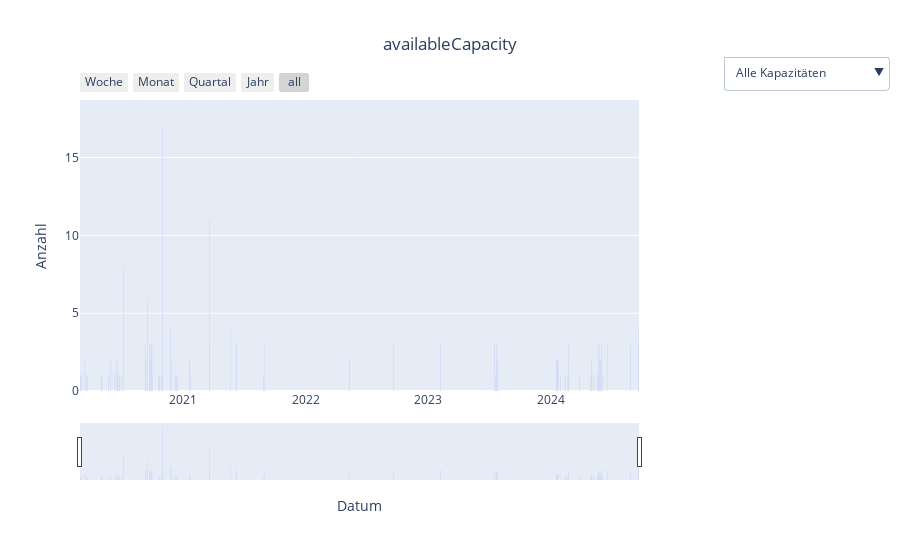

The notebook cell this image was saved under:
### Code cell
# 'publishTime' in datetime umwandeln und auf das Datum reduzieren
df['publishTime'] = pd.to_datetime(df['publishTime']).dt.date

# Daten aggregieren (z.B. durch Summieren von 't' pro Tag und 'availableCapacity')
df_filter = df.filter(['publishTime', 'availableCapacity','counter_1'])

df_aggregated = df_filter.groupby(['publishTime', 'availableCapacity'], as_index=False).agg({'counter_1': 'count'})

# Sortieren der availableCapacity-Werte
available_capacities_sorted = sorted(df_aggregated['availableCapacity'].unique())

# Leere Figur erstellen
fig = go.Figure()

# Dropdown-Buttons-Liste initialisieren
dropdown_buttons = []

# Eine Spur pro unique availableCapacity hinzufügen
for i, available_capacity in enumerate(available_capacities_sorted):
    # Daten für diese bestimmte availableCapacity filtern
    filtered_df = df_aggregated[df_aggregated['availableCapacity'] == available_capacity]
    
    # Spur für diese availableCapacity hinzufügen
    fig.add_trace(go.Bar(
        x=filtered_df['publishTime'],
        y=filtered_df['counter_1'],
        name=f'availableCapacity: {available_capacity}',
        visible=False  # Alle Spuren zunächst unsichtbar machen
    ))
    
    # Dropdown-Option für diese availableCapacity hinzufügen
    dropdown_buttons.append({
        'label': f'availableCapacity: {available_capacity}',
        'method': 'update',
        'args': [{'visible': [i == j for j in range(len(available_capacities_sorted))]}]  # Nur die gewählte Spur sichtbar machen
    })

# "Alle Kapazitäten" Button hinzufügen, um alle Spuren sichtbar zu machen
dropdown_buttons.insert(0, {
    'label': 'Alle Kapazitäten',
    'method': 'update',
    'args': [{'visible': [True] * len(available_capacities_sorted)}]
})

# Die erste Spur standardmäßig sichtbar machen
fig.data[0].visible = True

# Layout mit Dropdown-Menü, Range Slider und Zeitintervall-Buttons (Woche, Monat, Quartal, Jahr)
fig.update_layout(
    title='availableCapacity',
    xaxis=dict(
        title='Datum',
        rangeslider=dict(visible=True),
        type='date',
        rangeselector=dict(
            buttons=list([
                dict(count=7, label='Woche', step='day', stepmode='backward'),
                dict(count=1, label='Monat', step='month', stepmode='backward'),
                dict(count=3, label='Quartal', step='month', stepmode='backward'),  # Quartals-Button
                dict(count=1, label='Jahr', step='year', stepmode='backward'),
                dict(step='all')  # Zeigt den gesamten Zeitraum an
            ])
        )
    ),
    yaxis_title='Anzahl',
    yaxis=dict(
        title='Anzahl',
        autorange=False,  # Autorange deaktivieren
        range=[0, df_aggregated['counter_1'].max() * 1.1]  # Manuelle Range für die Y-Achse (10% mehr als max Wert)
    ),
    title_x=0.5,  # Titel zentrieren
    updatemenus=[{
        'buttons': dropdown_buttons,
        'direction': 'down',
        'showactive': True,
        'x': 1.15,  # Position rechts vom Diagramm
        'xanchor': 'left',
        'y': 1.15,
        'yanchor': 'top'
    }]
)

# Diagramm anzeigen
fig.show()

### Figure 1 — Plotly figure (JSON) as saved in the notebook; plotly's stock layout.template omitted (floating-point values rounded to 4 significant figures)
{"data": [{"name": "availableCapacity: 0", "type": "bar", "visible": true, "x": ["2020-02-28", "2020-03-04", "2020-03-12", "2020-03-19", "2020-03-20", "2020-05-01", "2020-05-03", "2020-05-22", "2020-05-23", "2020-05-29", "2020-06-10", "2020-06-15", "2020-06-17", "2020-06-18", "2020-06-19", "2020-06-23", "2020-06-24", "2020-06-30", "2020-07-06", "2020-09-09", "2020-09-11", "2020-09-16", "2020-09-21", "2020-09-23", "2020-09-24", "2020-09-28", "2020-09-29", "2020-09-30", "2020-10-19", "2020-10-20", "2020-10-22", "2020-10-27", "2020-10-30", "2020-10-31", "2020-11-24", "2020-11-26", "2020-12-07", "2020-12-10", "2020-12-13", "2020-12-14", "2021-01-20", "2021-01-21", "2021-01-22", "2021-03-19", "2021-03-20", "2021-05-21", "2021-06-07", "2021-08-27", "2021-08-31", "2022-05-10", "2022-09-20", "2023-02-06", "2023-02-07", "2023-07-17", "2023-07-18", "2023-07-20", "2023-07-21", "2023-07-23", "2023-07-24", "2023-07-25", "2023-07-26", "2023-07-27", "2024-01-19", "2024-01-20", "2024-01-23", "2024-01-30", "2024-02-13", "2024-02-21", "2024-02-23", "2024-02-24", "2024-03-28", "2024-04-29", "2024-05-01", "2024-05-02", "2024-05-03", "2024-05-09", "2024-05-20", "2024-05-21", "2024-05-23", "2024-05-24", "2024-05-25", "2024-05-27", "2024-05-28", "2024-05-30", "2024-05-31", "2024-06-01", "2024-06-03", "2024-06-04", "2024-06-19", "2024-08-27", "2024-09-18", "2024-09-19", "2024-09-20"], "y": [1, 1, 2, 1, 1, 1, 1, 1, 1, 2, 1, 2, 1, 2, 1, 1, 1, 1, 8, 3, 2, 6, 1, 3, 2, 2, 3, 1, 1, 1, 1, 1, 17, 5, 4, 2, 1, 1, 1, 1, 2, 1, 1, 3, 11, 4, 3, 1, 3, 2, 3, 3, 3, 3, 3, 1, 1, 1, 2, 3, 2, 1, 2, 2, 2, 1, 1, 1, 3, 2, 1, 1, 1, 1, 2, 1, 1, 1, 1, 3, 2, 1, 2, 2, 3, 1, 1, 1, 3, 3, 2, 4, 3]}, {"name": "availableCapacity: 75", "type": "bar", "visible": false, "x": ["2024-01-23", "2024-01-24", "2024-01-25", "2024-01-26", "2024-01-27", "2024-01-28", "2024-01-29"], "y": [2, 1, 1, 1, 2, 3, 1]}, {"name": "availableCapacity: 77", "type": "bar", "visible": false, "x": ["2020-06-23"], "y": [1]}, {"name": "availableCapacity: 98", "type": "bar", "visible": false, "x": ["2020-04-20", "2020-04-21"], "y": [1, 6]}, {"name": "availableCapacity: 100", "type": "bar", "visible": false, "x": ["2024-02-24", "2024-02-25"], "y": [1, 2]}, {"name": "availableCapacity: 105", "type": "bar", "visible": false, "x": ["2020-04-20", "2020-04-21"], "y": [1, 1]}, {"name": "availableCapacity: 140", "type": "bar", "visible": false, "x": ["2020-03-13", "2020-03-14", "2021-01-18", "2021-01-19", "2021-01-20"], "y": [1, 1, 1, 1, 1]}, {"name": "availableCapacity: 150", "type": "bar", "visible": false, "x": ["2024-01-22", "2024-01-23", "2024-01-29", "2024-01-30", "2024-02-13", "2024-02-24", "2024-03-28", "2024-04-29", "2024-04-30", "2024-05-04"], "y": [1, 2, 1, 3, 2, 1, 1, 1, 1, 1]}, {"name": "availableCapacity: 161", "type": "bar", "visible": false, "x": ["2020-03-04", "2020-03-05"], "y": [1, 1]}, {"name": "availableCapacity: 168", "type": "bar", "visible": false, "x": ["2020-03-13", "2020-03-14"], "y": [1, 1]}, {"name": "availableCapacity: 173", "type": "bar", "visible": false, "x": ["2024-01-20"], "y": [2]}, {"name": "availableCapacity: 175", "type": "bar", "visible": false, "x": ["2020-03-06", "2020-03-27"], "y": [1, 1]}, {"name": "availableCapacity: 182", "type": "bar", "visible": false, "x": ["2020-03-09"], "y": [1]}, {"name": "availableCapacity: 189", "type": "bar", "visible": false, "x": ["2020-02-28", "2020-03-24"], "y": [1, 1]}, {"name": "availableCapacity: 190", "type": "bar", "visible": false, "x": ["2020-04-21"], "y": [1]}, {"name": "availableCapacity: 196", "type": "bar", "visible": false, "x": ["2020-03-06", "2020-03-24"], "y": [1, 1]}, {"name": "availableCapacity: 200", "type": "bar", "visible": false, "x": ["2020-05-29", "2020-05-30", "2020-06-01", "2020-06-02", "2020-07-06", "2021-02-13", "2021-02-17", "2021-02-21", "2021-08-31", "2022-01-24", "2022-06-15", "2022-06-16", "2022-06-24", "2022-06-28", "2024-02-25", "2024-02-26", "2024-04-30", "2024-05-01", "2024-05-02", "2024-05-03", "2024-05-04", "2024-05-09", "2024-09-18", "2024-09-26"], "y": [1, 2, 2, 2, 2, 4, 4, 2, 2, 2, 2, 1, 2, 2, 1, 2, 1, 1, 1, 2, 1, 1, 2, 2]}, {"name": "availableCapacity: 203", "type": "bar", "visible": false, "x": ["2020-04-18"], "y": [2]}, {"name": "availableCapacity: 224", "type": "bar", "visible": false, "x": ["2020-03-30", "2020-04-02"], "y": [1, 1]}, {"name": "availableCapacity: 238", "type": "bar", "visible": false, "x": ["2020-02-24", "2020-02-25"], "y": [1, 1]}, {"name": "availableCapacity: 240", "type": "bar", "visible": false, "x": ["2020-04-19", "2020-04-20", "2020-04-21", "2020-04-24", "2020-05-01", "2020-06-24", "2020-11-16", "2020-11-17", "2020-11-19", "2020-11-20"], "y": [2, 1, 2, 1, 1, 1, 1, 1, 1, 1]}, {"name": "availableCapacity: 245", "type": "bar", "visible": false, "x": ["2020-02-13", "2020-02-14", "2020-02-15", "2020-02-17", "2020-04-06", "2020-04-07"], "y": [1, 1, 1, 1, 1, 1]}, {"name": "availableCapacity: 250", "type": "bar", "visible": false, "x": ["2023-04-24", "2023-04-25", "2024-06-11", "2024-06-12", "2024-06-13", "2024-09-29"], "y": [9, 3, 6, 3, 6, 6]}, {"name": "availableCapacity: 252", "type": "bar", "visible": false, "x": ["2020-04-04", "2021-01-30"], "y": [1, 1]}, {"name": "availableCapacity: 259", "type": "bar", "visible": false, "x": ["2020-04-04"], "y": [1]}, {"name": "availableCapacity: 260", "type": "bar", "visible": false, "x": ["2021-01-18", "2021-01-19", "2024-01-19"], "y": [2, 1, 2]}, {"name": "availableCapacity: 266", "type": "bar", "visible": false, "x": ["2020-02-06", "2020-02-10", "2020-04-07", "2020-04-08", "2021-01-10", "2021-01-13", "2021-01-18", "2021-01-21", "2021-01-23", "2021-01-24", "2021-02-03", "2021-02-04", "2021-09-08", "2021-09-17"], "y": [1, 1, 1, 1, 3, 1, 1, 1, 2, 1, 1, 1, 1, 1]}, {"name": "availableCapacity: 273", "type": "bar", "visible": false, "x": ["2021-01-06", "2021-01-08", "2021-01-26", "2021-01-27", "2021-01-28", "2021-01-29", "2021-09-08", "2021-09-17"], "y": [2, 1, 3, 1, 1, 1, 1, 1]}, {"name": "availableCapacity: 280", "type": "bar", "visible": false, "x": ["2020-01-29", "2020-01-31", "2020-02-02", "2020-04-26", "2021-01-01", "2021-01-02", "2021-01-05", "2021-01-09", "2021-09-10", "2021-09-11"], "y": [1, 1, 3, 1, 1, 2, 1, 1, 1, 1]}, {"name": "availableCapacity: 287", "type": "bar", "visible": false, "x": ["2020-02-03", "2020-04-02", "2020-04-03", "2021-01-10", "2021-01-13", "2021-01-21", "2021-01-24", "2021-02-05"], "y": [1, 1, 1, 3, 1, 1, 1, 1]}, {"name": "availableCapacity: 294", "type": "bar", "visible": false, "x": ["2020-04-03", "2020-12-22", "2021-01-06", "2021-01-10", "2021-01-21", "2021-01-26", "2021-02-05", "2021-02-08", "2021-09-12", "2021-09-15", "2021-09-16", "2021-09-17", "2022-07-22"], "y": [2, 1, 1, 1, 1, 1, 2, 2, 1, 1, 1, 2, 1]}, {"name": "availableCapacity: 300", "type": "bar", "visible": false, "x": ["2024-01-23"], "y": [1]}], "layout": {"title": {"text": "availableCapacity", "x": 0.5}, "updatemenus": [{"buttons": [{"args": [{"visible": [true, true, true, true, true, true, true, true, true, true, true, true, true, true, true, true, true, true, true, true, true, true, true, true, true, true, true, true, true, true, true, true]}], "label": "Alle Kapazitäten", "method": "update"}, {"args": [{"visible": [true, false, false, false, false, false, false, false, false, false, false, false, false, false, false, false, false, false, false, false, false, false, false, false, false, false, false, false, false, false, false, false]}], "label": "availableCapacity: 0", "method": "update"}, {"args": [{"visible": [false, true, false, false, false, false, false, false, false, false, false, false, false, false, false, false, false, false, false, false, false, false, false, false, false, false, false, false, false, false, false, false]}], "label": "availableCapacity: 75", "method": "update"}, {"args": [{"visible": [false, false, true, false, false, false, false, false, false, false, false, false, false, false, false, false, false, false, false, false, false, false, false, false, false, false, false, false, false, false, false, false]}], "label": "availableCapacity: 77", "method": "update"}, {"args": [{"visible": [false, false, false, true, false, false, false, false, false, false, false, false, false, false, false, false, false, false, false, false, false, false, false, false, false, false, false, false, false, false, false, false]}], "label": "availableCapacity: 98", "method": "update"}, {"args": [{"visible": [false, false, false, false, true, false, false, false, false, false, false, false, false, false, false, false, false, false, false, false, false, false, false, false, false, false, false, false, false, false, false, false]}], "label": "availableCapacity: 100", "method": "update"}, {"args": [{"visible": [false, false, false, false, false, true, false, false, false, false, false, false, false, false, false, false, false, false, false, false, false, false, false, false, false, false, false, false, false, false, false, false]}], "label": "availableCapacity: 105", "method": "update"}, {"args": [{"visible": [false, false, false, false, false, false, true, false, false, false, false, false, false, false, false, false, false, false, false, false, false, false, false, false, false, false, false, false, false, false, false, false]}], "label": "availableCapacity: 140", "method": "update"}, {"args": [{"visible": [false, false, false, false, false, false, false, true, false, false, false, false, false, false, false, false, false, false, false, false, false, false, false, false, false, false, false, false, false, false, false, false]}], "label": "availableCapacity: 150", "method": "update"}, {"args": [{"visible": [false, false, false, false, false, false, false, false, true, false, false, false, false, false, false, false, false, false, false, false, false, false, false, false, false, false, false, false, false, false, false, false]}], "label": "availableCapacity: 161", "method": "update"}, {"args": [{"visible": [false, false, false, false, false, false, false, false, false, true, false, false, false, false, false, false, false, false, false, false, false, false, false, false, false, false, false, false, false, false, false, false]}], "label": "availableCapacity: 168", "method": "update"}, {"args": [{"visible": [false, false, false, false, false, false, false, false, false, false, true, false, false, false, false, false, false, false, false, false, false, false, false, false, false, false, false, false, false, false, false, false]}], "label": "availableCapacity: 173", "method": "update"}, {"args": [{"visible": [false, false, false, false, false, false, false, false, false, false, false, true, false, false, false, false, false, false, false, false, false, false, false, false, false, false, false, false, false, false, false, false]}], "label": "availableCapacity: 175", "method": "update"}, {"args": [{"visible": [false, false, false, false, false, false, false, false, false, false, false, false, true, false, false, false, false, false, false, false, false, false, false, false, false, false, false, false, false, false, false, false]}], "label": "availableCapacity: 182", "method": "update"}, {"args": [{"visible": [false, false, false, false, false, false, false, false, false, false, false, false, false, true, false, false, false, false, false, false, false, false, false, false, false, false, false, false, false, false, false, false]}], "label": "availableCapacity: 189", "method": "update"}, {"args": [{"visible": [false, false, false, false, false, false, false, false, false, false, false, false, false, false, true, false, false, false, false, false, false, false, false, false, false, false, false, false, false, false, false, false]}], "label": "availableCapacity: 190", "method": "update"}, {"args": [{"visible": [false, false, false, false, false, false, false, false, false, false, false, false, false, false, false, true, false, false, false, false, false, false, false, false, false, false, false, false, false, false, false, false]}], "label": "availableCapacity: 196", "method": "update"}, {"args": [{"visible": [false, false, false, false, false, false, false, false, false, false, false, false, false, false, false, false, true, false, false, false, false, false, false, false, false, false, false, false, false, false, false, false]}], "label": "availableCapacity: 200", "method": "update"}, {"args": [{"visible": [false, false, false, false, false, false, false, false, false, false, false, false, false, false, false, false, false, true, false, false, false, false, false, false, false, false, false, false, false, false, false, false]}], "label": "availableCapacity: 203", "method": "update"}, {"args": [{"visible": [false, false, false, false, false, false, false, false, false, false, false, false, false, false, false, false, false, false, true, false, false, false, false, false, false, false, false, false, false, false, false, false]}], "label": "availableCapacity: 224", "method": "update"}, {"args": [{"visible": [false, false, false, false, false, false, false, false, false, false, false, false, false, false, false, false, false, false, false, true, false, false, false, false, false, false, false, false, false, false, false, false]}], "label": "availableCapacity: 238", "method": "update"}, {"args": [{"visible": [false, false, false, false, false, false, false, false, false, false, false, false, false, false, false, false, false, false, false, false, true, false, false, false, false, false, false, false, false, false, false, false]}], "label": "availableCapacity: 240", "method": "update"}, {"args": [{"visible": [false, false, false, false, false, false, false, false, false, false, false, false, false, false, false, false, false, false, false, false, false, true, false, false, false, false, false, false, false, false, false, false]}], "label": "availableCapacity: 245", "method": "update"}, {"args": [{"visible": [false, false, false, false, false, false, false, false, false, false, false, false, false, false, false, false, false, false, false, false, false, false, true, false, false, false, false, false, false, false, false, false]}], "label": "availableCapacity: 250", "method": "update"}, {"args": [{"visible": [false, false, false, false, false, false, false, false, false, false, false, false, false, false, false, false, false, false, false, false, false, false, false, true, false, false, false, false, false, false, false, false]}], "label": "availableCapacity: 252", "method": "update"}, {"args": [{"visible": [false, false, false, false, false, false, false, false, false, false, false, false, false, false, false, false, false, false, false, false, false, false, false, false, true, false, false, false, false, false, false, false]}], "label": "availableCapacity: 259", "method": "update"}, {"args": [{"visible": [false, false, false, false, false, false, false, false, false, false, false, false, false, false, false, false, false, false, false, false, false, false, false, false, false, true, false, false, false, false, false, false]}], "label": "availableCapacity: 260", "method": "update"}, {"args": [{"visible": [false, false, false, false, false, false, false, false, false, false, false, false, false, false, false, false, false, false, false, false, false, false, false, false, false, false, true, false, false, false, false, false]}], "label": "availableCapacity: 266", "method": "update"}, {"args": [{"visible": [false, false, false, false, false, false, false, false, false, false, false, false, false, false, false, false, false, false, false, false, false, false, false, false, false, false, false, true, false, false, false, false]}], "label": "availableCapacity: 273", "method": "update"}, {"args": [{"visible": [false, false, false, false, false, false, false, false, false, false, false, false, false, false, false, false, false, false, false, false, false, false, false, false, false, false, false, false, true, false, false, false]}], "label": "availableCapacity: 280", "method": "update"}, {"args": [{"visible": [false, false, false, false, false, false, false, false, false, false, false, false, false, false, false, false, false, false, false, false, false, false, false, false, false, false, false, false, false, true, false, false]}], "label": "availableCapacity: 287", "method": "update"}, {"args": [{"visible": [false, false, false, false, false, false, false, false, false, false, false, false, false, false, false, false, false, false, false, false, false, false, false, false, false, false, false, false, false, false, true, false]}], "label": "availableCapacity: 294", "method": "update"}, {"args": [{"visible": [false, false, false, false, false, false, false, false, false, false, false, false, false, false, false, false, false, false, false, false, false, false, false, false, false, false, false, false, false, false, false, true]}], "label": "availableCapacity: 300", "method": "update"}], "direction": "down", "showactive": true, "x": 1.15, "xanchor": "left", "y": 1.15, "yanchor": "top"}], "xaxis": {"rangeselector": {"buttons": [{"count": 7, "label": "Woche", "step": "day", "stepmode": "backward"}, {"count": 1, "label": "Monat", "step": "month", "stepmode": "backward"}, {"count": 3, "label": "Quartal", "step": "month", "stepmode": "backward"}, {"count": 1, "label": "Jahr", "step": "year", "stepmode": "backward"}, {"step": "all"}]}, "rangeslider": {"visible": true}, "title": {"text": "Datum"}, "type": "date"}, "yaxis": {"autorange": false, "range": [0, 18.7], "title": {"text": "Anzahl"}}}}
